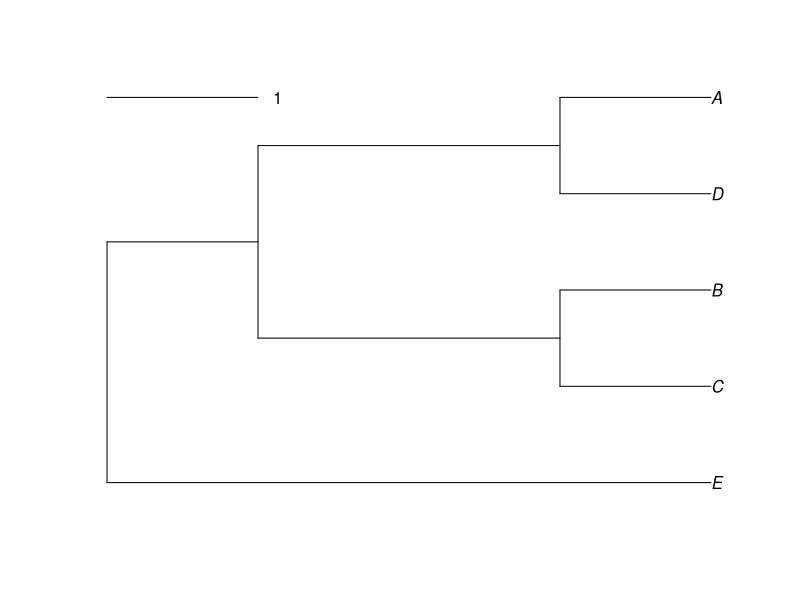

This chart was generated by the following R code:
## ---- chunk 1
knitr::opts_chunk$set(echo = TRUE)
## ---- chunk 2
library(phytools)
TREE <- "(E:3,((C:1,B:1):1,(D:1, A:1):1)):1;"
tree <- read.tree(text = TREE)
plot(tree)
add.scale.bar(x = 0, y = 5, length = 1)
